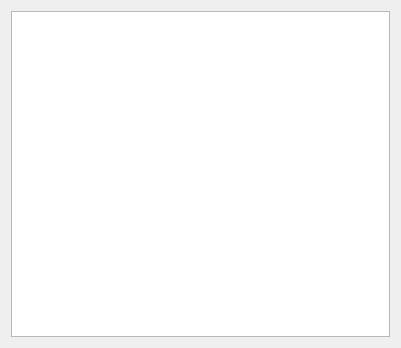
<?xml version="1.0" encoding="UTF-8"?>
<ui version="4.0">
 <class>chats</class>
 <widget class="QDialog" name="chats">
  <property name="geometry">
   <rect>
    <x>0</x>
    <y>0</y>
    <width>401</width>
    <height>348</height>
   </rect>
  </property>
  <property name="windowTitle">
   <string>Dialog</string>
  </property>
  <layout class="QGridLayout" name="gridLayout">
   <item row="0" column="0">
    <widget class="QTextEdit" name="textEdit">
     <property name="enabled">
      <bool>true</bool>
     </property>
    </widget>
   </item>
  </layout>
 </widget>
 <resources/>
 <connections/>
</ui>
